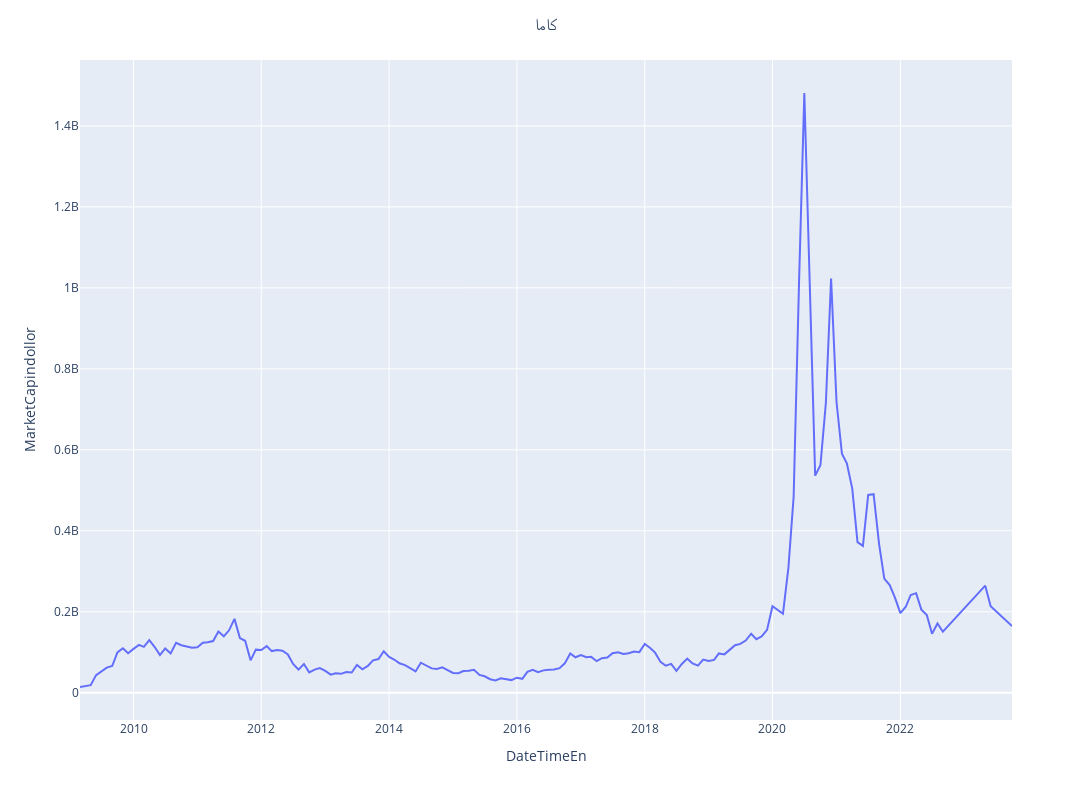

This figure's notebook cell:
### Markdown cell above
#### برای رسم نمودار فقط سلول زیر را مجددا اجرا کنید

### Code cell
saham_name = input("نماد سهام مورد نظر را وارد کنید")
saham = mean_cap[mean_cap['ShortName'] == saham_name ]
saham["DateTimeEn"] = saham["DateTimeEn"].astype("datetime64[ns]")


fig = px.line(saham, x='DateTimeEn', y="MarketCapindollor")
fig.update_layout(title_text= saham_name, title_x=0.5)
fig.update_layout(
    autosize=False,
    width=1200,
    height=800,
)
fig.show()

### Figure 1 — Plotly figure (JSON) as saved in the notebook; plotly's stock layout.template omitted (floating-point values rounded to 4 significant figures; data arrays with more than 128 entries replaced by an {"elided": "..."} marker saying what was removed)
{"data": [{"hovertemplate": "DateTimeEn=%{x}<br>MarketCapindollor=%{y}<extra></extra>", "legendgroup": "", "line": {"color": "#636efa", "dash": "solid"}, "marker": {"symbol": "circle"}, "mode": "lines", "name": "", "orientation": "v", "showlegend": false, "type": "scatter", "x": {"elided": "166 str values"}, "xaxis": "x", "y": {"elided": "166 float values"}, "yaxis": "y"}], "layout": {"autosize": false, "height": 800, "legend": {"tracegroupgap": 0}, "margin": {"t": 60}, "title": {"text": "کاما", "x": 0.5}, "width": 1200, "xaxis": {"anchor": "y", "domain": [0, 1], "title": {"text": "DateTimeEn"}}, "yaxis": {"anchor": "x", "domain": [0, 1], "title": {"text": "MarketCapindollor"}}}}
